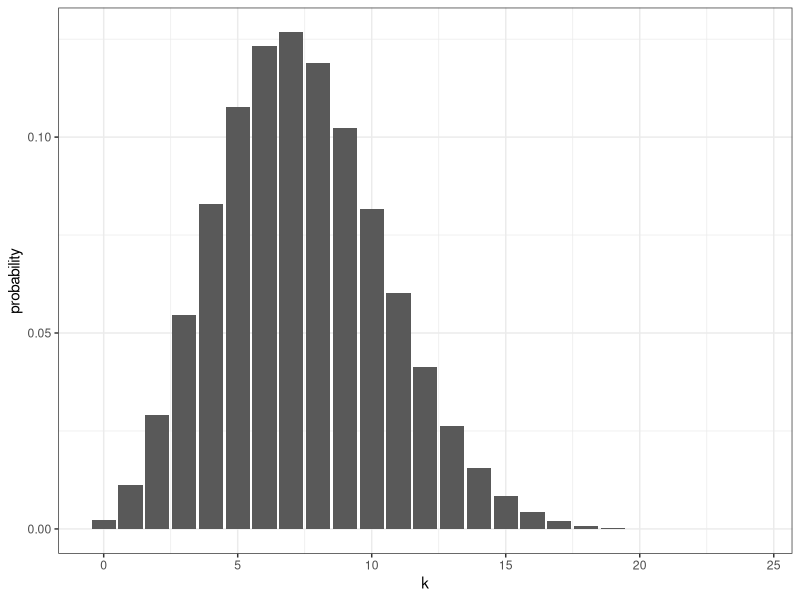

The R script that drew this image:
## ---- chunk 1
knitr::opts_chunk$set(echo=TRUE, warning=FALSE, message=FALSE, dev.args = list(bg = 'transparent'), fig.align='center')
require('tidyverse')
require('forcats')
theme_set(theme_bw() + theme(plot.background=element_blank()) )
## ---- chunk 2
alpha = 8
beta = 18
n = 24
tibble(k = 0:24,  # NB: `tibble` allows `k` to be used in next line; `data.frame` wouldn't
       probability = choose(n,k) * beta(k + alpha, n - k + beta) / beta(alpha, beta)) %>% 
  ggplot(aes(x = k, y = probability)) + geom_bar(stat = "identity")
## ---- chunk 3
theta = rbeta(1, shape1 = 1, shape2 = 1)
## ---- chunk 4
n = rpois(1,10)
## ---- chunk 5
k = rbinom(1, n, theta)
